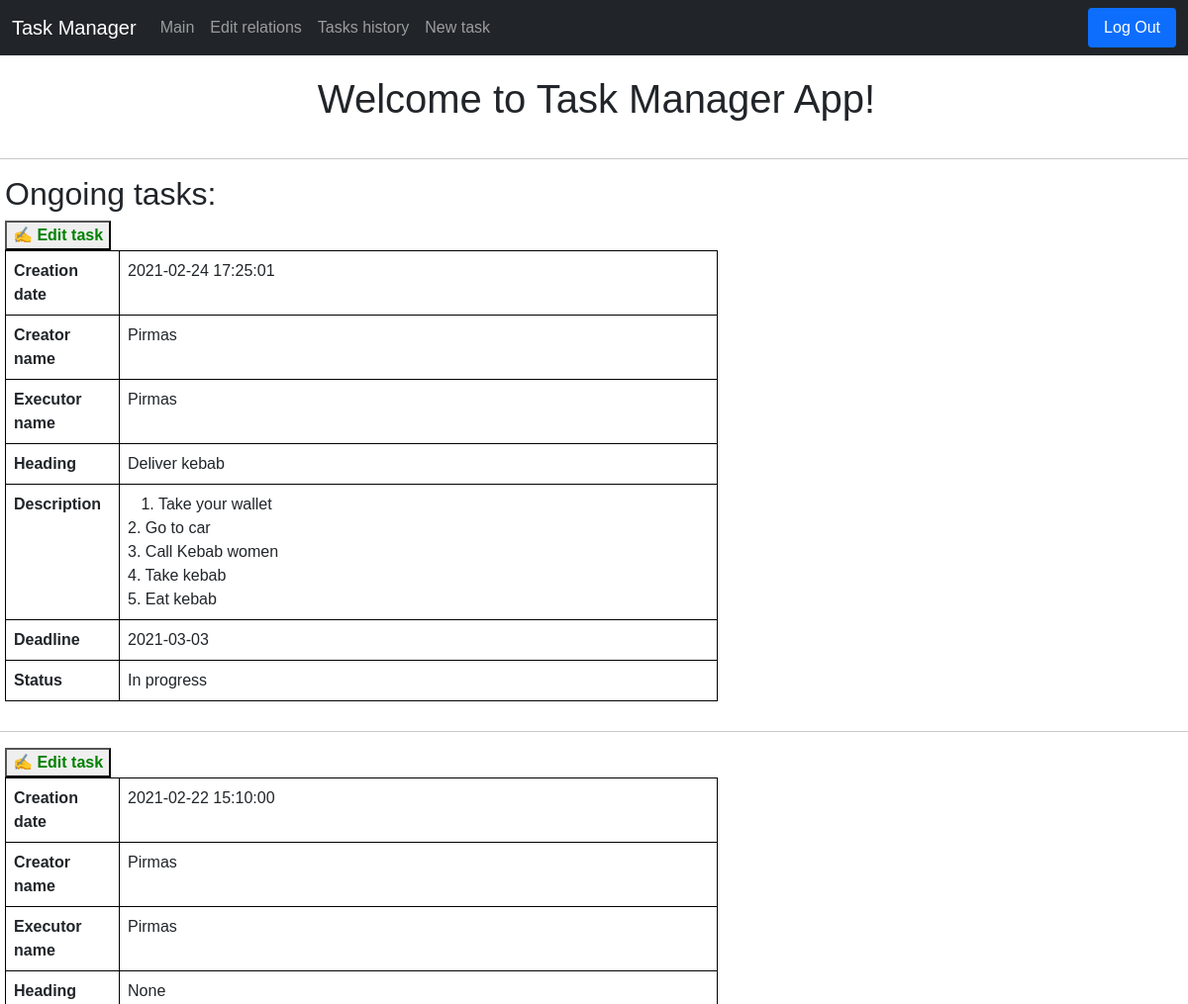
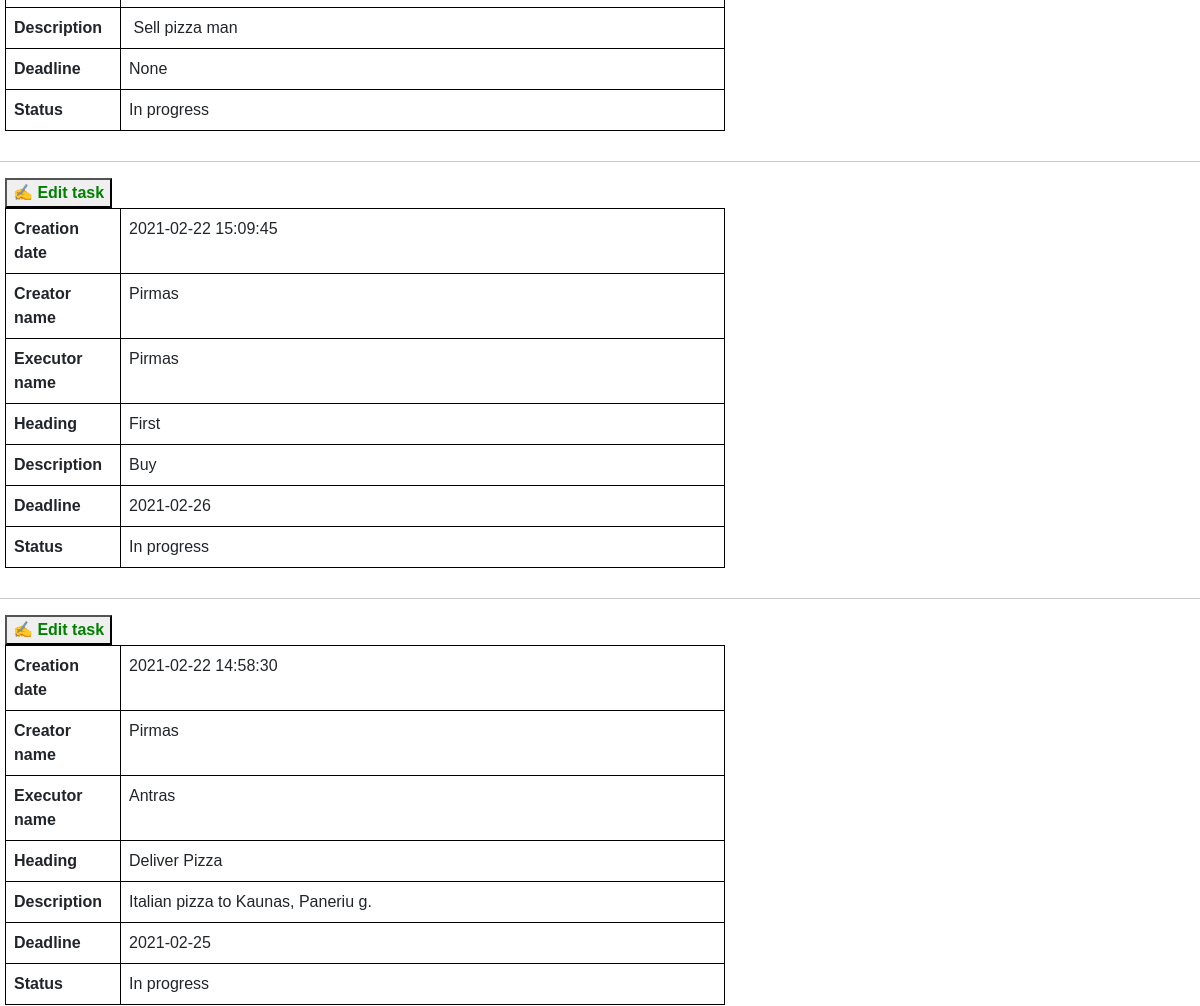
Page / (signed in, upper part) on the earlier database version (2 pictures, top to bottom).
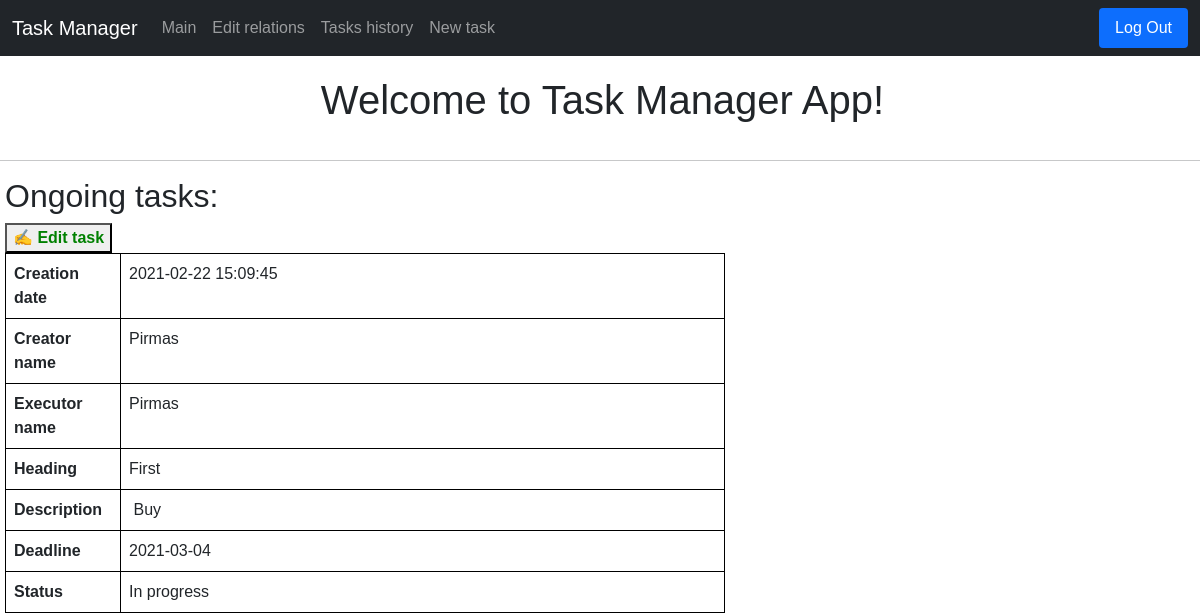
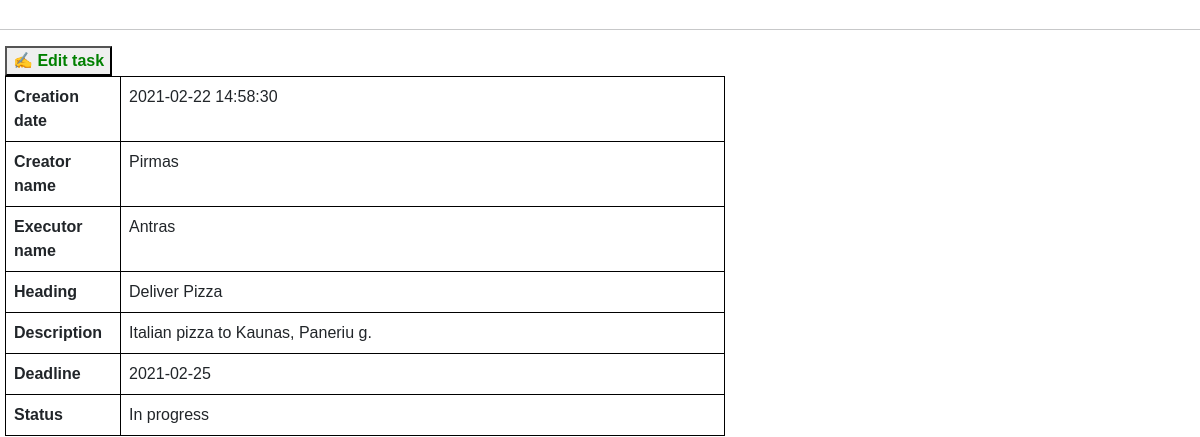
Same page on the later database version (2 pictures, top to bottom).
### tables this page shows
CREATE TABLE tasks(id INTEGER PRIMARY KEY, creator_id INTEGER, executor_id INTEGER, heading TEXT, description TEXT, creation_date TIMESTAMP DEFAULT CURRENT_TIMESTAMP,
deadline_date TIMESTAMP, status INTEGER);

CREATE TABLE users(user_id INTEGER PRIMARY KEY, name TEXT NOT NULL UNIQUE, hash TEXT NOT NULL, position TEXT, company TEXT);

### application.py (the view, shortened to what this page needs)
@app.route("/", methods=["GET", "POST"])
def index():
    if request.method == "GET":
        if session.get("user_id") is None:
            return redirect("/login")
        else:
            connection = sqlite3.connect('data.db')
            db = connection.cursor()
            db.execute("SELECT * FROM tasks WHERE creator_id = ? OR executor_id = ? AND status = 0 ORDER BY creation_date DESC",
               (session["user_id"], session["user_id"]))
            rows = db.fetchall()
            db.execute("SELECT * FROM users")
            users = db.fetchall()
            return render_template("index.html", rows=rows, users=users)

### templates/index.html (shortened to what this page needs)
{% extends "layout.html" %}
{% block main %}
<h1 class="pageTitle">Welcome to Task Manager App!</h1>
<hr>
<h2 style="margin-left: 5px;">Ongoing tasks:</h2>
{% for row in rows %}
    {% if row[7] == 0 %}
<div class="container-2">
    <form action="/" method="POST">
        <button type="submit" name="task_id" value="{{ row[0] }}" class="edit">&#9997; Edit task</button>
        <table class="table">
            <tr class="borderr">
                <th scope="col" class="borderName">Creation date</th>
                <td class="borderr">{{ row[5] }}</td>
            </tr>
            <tr class="borderr">
                <th scope="col" class="borderName">Creator name</th>
                <td class="borderr">
                    {% for user in users %}
                    {% if user[0] == row[1] %}
                    {{ user[1] }}
                    {% endif %}
                    {% endfor %}
                </td>
            </tr>
            <tr class="borderr">
                <th scope="col" class="borderName">Executor name</th>
                <td class="borderr">
                    {% for user in users %}
                    {% if user[0] == row[2] %}
                    {{ user[1] }}
                    {% endif %}
                    {% endfor %}
                </td>
            </tr>
            <tr class="borderr">
                <th scope="col" class="borderName">Heading</th>
                <td class="borderr">{{ row[3] }}</td>
            </tr>
            <tr class="borderr">
                <th scope="col" class="borderName">Description</th>
                <td class="borderr" style="white-space: pre-wrap;">{{ row[4] }}</td>
            </tr>
            <tr class="borderr">
                <th scope="col" class="borderName">Deadline</th>
                <td class="borderr">{{ row[6] }}</td>
            </tr>
            <tr class="borderr">
                <th scope="col" class="borderName">Status</th>
                <td class="borderr">
                    {% if row[7] == 0 %}
                    In progress
                    {% elif row[7] == 1 %}
                    Finished
                    {% else %}
                    Canceled
                    {% endif %}
                </td>
            </tr>
        </table>
        <hr>
    </form>
</div>
{% endif %}
{% endfor %}
{% endblock %}

Differences in the rows shown:
no longer on this page (row edited): tasks: {{ row[0] }} 8 (drawn), creation_date "2021-02-24 17:25:01", heading "Deliver kebab", description "1. Take your wallet 2. Go to car 3. Call Kebab women 4. Take kebab 5. Eat kebab", deadline_date "2021-03-03", status "In progress", users (name "Pirmas")
no longer on this page (row edited): tasks: {{ row[0] }} 6 (drawn), creation_date "2021-02-22 15:10:00", row "None", description "Sell pizza man", status "In progress", users (name "Pirmas")
changed tasks "First": deadline_date "2021-02-26" → "2021-03-04"
